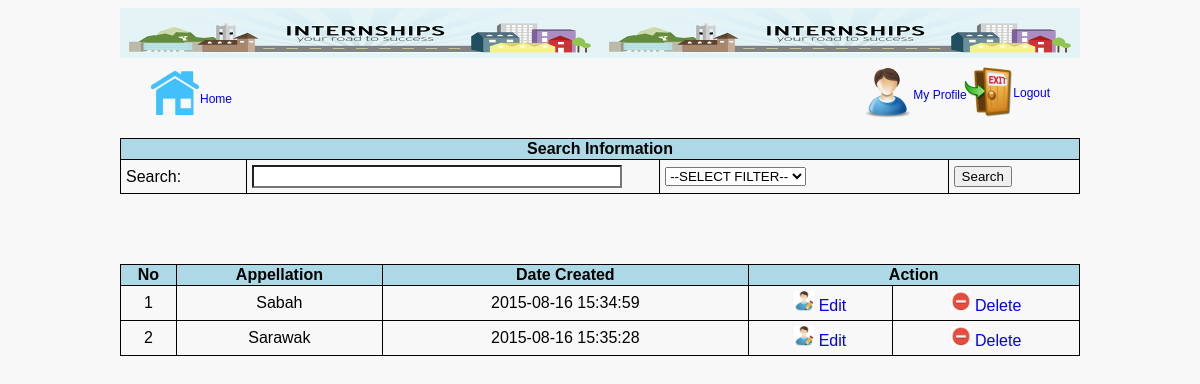
The app's page /admin_state_list.php (signed in) with its own data.
### tables this page shows
CREATE TABLE IF NOT EXISTS `state` (
  `id` int(11) NOT NULL AUTO_INCREMENT,
  `appellation` text NOT NULL,
  `DT_CREATE` datetime NOT NULL,
  `IDENT` varchar(50) NOT NULL,
  PRIMARY KEY (`id`)
);

### admin_state_list.php (the view, shortened to what this page needs)
<?php
require_once('inc/connect.php');
$i = 0;
$list = array();
if($_SERVER["REQUEST_METHOD"] == "POST") {
	$filter = $_POST['filter'];
	$searchtext = trim($_POST['searchText']);
	$query = mysqli_query($con, "SELECT * FROM state WHERE $filter LIKE '%$searchtext%'");
	$count = mysqli_num_rows($query);
	if($count > 0) {
		while($row = mysqli_fetch_assoc($query)) {
			$i++;
			$appellation = $row['appellation'];
			$dt = $row['DT_CREATE'];
			$list[] = array($i, $appellation, $dt);
		}
	}
	else {
		$msg = "<div align=\"center\" style=\"margin-top:50px;\"><font color=\"red\">No result found.</font></div>";
	}
}
else {
	$query = mysqli_query($con, "SELECT * FROM state");
	while($row = mysqli_fetch_assoc($query)) {
		$i++;
		$appellation = $row['appellation'];
		$dt = $row['DT_CREATE'];
		$list[] = array($i, $appellation, $dt);
	}
}
?>
<!DOCTYPE html PUBLIC "-//W3C//DTD XHTML 1.0 Strict//EN" "http://www.w3.org/TR/xhtml1/DTD/xhtml1-strict.dtd">
<html xmlns="http://www.w3.org/1999/xhtml" xml:lang="en" lang="en">
<head>
<link rel="stylesheet" href="css/style.css">
</head>
<body>
	<div id="SiteBody">
		<div id="header-form"></div>
		<div id="nav-left">
			<a href="menu.php" class="link"><img src="/eintern/images/home.png" alt="home">
				<div class="title-left">
					Home
				</div>
			</a>
		</div>
		<div id="nav-right">
			<a href="#" class="link"><img src="/eintern/images/profile.png" alt="profile" class="profile">
				<div class="title-med">My Profile</div>
			</a>
			<a href="logout.php" class="link"><img src="/eintern/images/logout.png" alt="logout" class="logout">
				<div class="title-right">Logout</div>
			</a>
		</div>
		<div id="container">
			<div class="searchLog">
				<form method="post" action="<?php echo htmlspecialchars($_SERVER["PHP_SELF"]); ?>">
					<table style="margin-top:0%;">
						<th colspan="6">Search Information</th>
						<tr>
							<td>Search:</td>
							<td><input type="text" name="searchText" /></td>
							<td><select name="filter">
									<option value="0">--SELECT FILTER--</option>
								</select>
							</td>
							<td><input type="submit" value="Search" /></td>
						</tr>
					</table>
				</form>
			</div>
			<?php
				if(isset($msg)) {
					echo $msg;
				}
				else {
			?>
			<table>
				<th>No</th>
				<th>Appellation</th>
				<th>Date Created</th>
				<th colspan="2">Action</th>
				<tr>
				<?php
					$n = 0;
					$max = sizeOf($list);
					$query = mysqli_query($con, "SELECT id FROM state");
					while($n < $max) {
						foreach($list[$n] as $value) {
							echo '<td align="center">'.$value.'</td>';
						}
						$row = mysqli_fetch_array($query);
						$id = $row['id'];
						echo '<td align="center"><a href="admin_state_update.php?edit='.$id.'"><img src="images/edit.png" width="20" height="20" /> Edit</td>';
						echo '<td align="center"><a href="admin_state_update.php?del='.$id.'"><img src="images/delete.png" width="20" height="20" /> Delete</td>';
						$n++;
					}
				?>
				</tr>
			</table>
			<?php } ?>
		</div>
	</div>
</body>
</html>

### css/style.css (style rules this page uses)
body { font-family:Arial, Helvetica, sans-serif; background:#F8F8F8; }
#SiteBody { width:960px; margin: 0 auto; min-width:300px; max-width:2000px; }
.searchLog { margin-top:80px; }
input[type="text"] { width: 90%; display: block; margin: 0; font-family: sans-serif; font-size: 15px; appearance: none; box-shadow: none; border-radius: none; }
table { border-collapse: collapse; width:100%; margin-top:70px; }
table, th, td { border:1px solid black; }
th { background:lightblue; }
td { padding:5px; }
.title-left { font-size:12px; margin-left:50px; margin-top:-30px; }
.title-med { font-size:12px; margin-left:50px; margin-top:20px; }
.title-right { font-size:12px; margin-left:150px; margin-top:-35px; }
img.profile { position:absolute; }
img.logout { margin-left:100px; margin-top:-35px; }
a:link { text-decoration:none; }
#header-form { width:960px; height:50px; background:lightblue; background-image:url("../images/banner2.png"); }
#nav-left { height:50px; float:left; margin-top:10px; margin-left:30px; }
#nav-right { height:50px; margin-top:10px; float:right; margin-right:30px; }

### records on screen
state: id "1", appellation "Sabah", DT_CREATE "2015-08-16 15:34:59"
state: id "2", appellation "Sarawak", DT_CREATE "2015-08-16 15:35:28"
